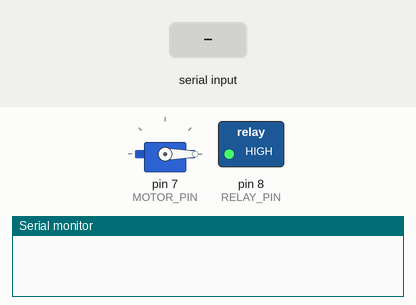
Simulated run of this sketch. Board: Arduino Uno, built with avr-gcc and run on an emulated ATmega328P. Shown: servo, switched loads named in the sketch (green lamp = pin HIGH), the last lines printed to the serial monitor. The test bench sets the inputs (shaded band).

Above: at 1.2 s.
1.3 s: "L" received over the second serial link
At 2.0 s:
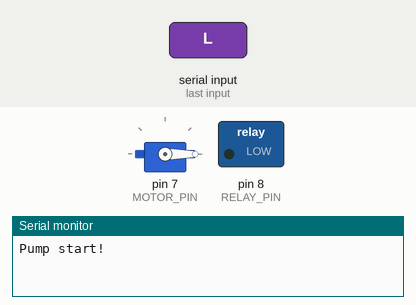
2.8 s: "A" received over the second serial link
At 3.1 s:
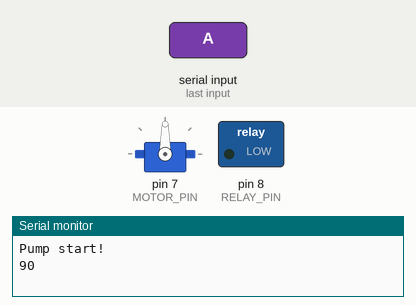
4.3 s: "H" received over the second serial link
At 5.5 s:
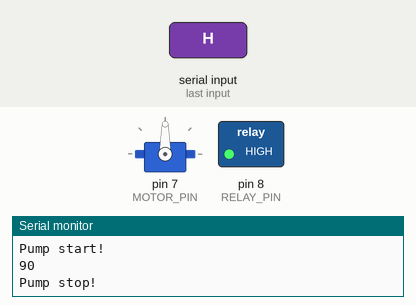
5.8 s: "B" received over the second serial link
At 6.6 s:
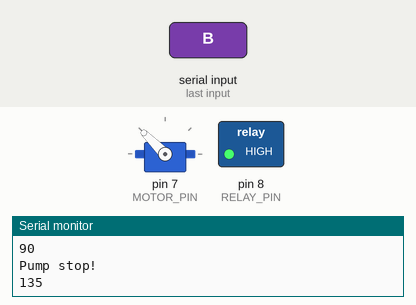
7.3 s: "C" received over the second serial link
At 7.8 s:
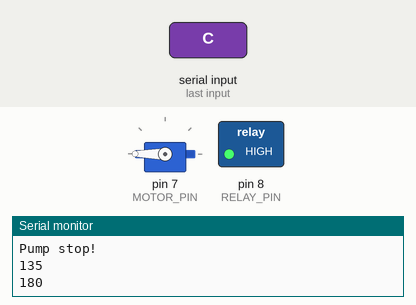
8.8 s: "D" received over the second serial link
At 10.1 s:
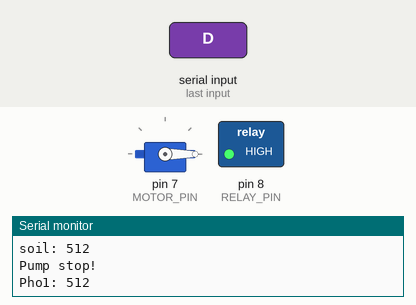
Timing chart, 0 to 11.8 s (numbered marks = the images above; inputs shaded):
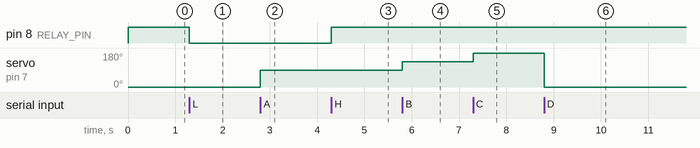

The sketch:

ocean.ino
```cpp
#include <Servo.h>
#include <SoftwareSerial.h>

#define RXp 11
#define TXp 10
#define MOTOR_PIN 7
#define RELAY_PIN 8
#define SOIL_SENSOR A4
#define DELAY_TIME 10000
#define MOISTURE_THRESHOLD 600

SoftwareSerial mySerial(RXp, TXp);
Servo myservo;

int CDS_Pins[] = {A0, A1, A2, A3};
int CDS_Values[4] = {0};
char command;

void setup() {
  Serial.begin(115200);
  mySerial.begin(9600);

  for(int i = 0; i < 4; i++) {
    pinMode(CDS_Pins[i], INPUT);
  }
  pinMode(SOIL_SENSOR, INPUT);
  pinMode(RELAY_PIN, OUTPUT);

  myservo.attach(MOTOR_PIN);
  myservo.write(0);
  digitalWrite(RELAY_PIN, HIGH);
}

void loop() {
  if (mySerial.available() > 0) {
    command = mySerial.read();
    //Serial.println(command);
    handleCommand(command);
  } else {
    static unsigned long lastMillis = 0;
    if (millis() - lastMillis >= DELAY_TIME) {
      autoPump();
      motorPhotoControl();
      mySerial.println("=====================");
      Serial.println("=====================");
      lastMillis = millis();
    }
  }
}

void handleCommand(char command) {
  switch (command) {
    case 'L':
      Serial.println("Pump start!");
      digitalWrite(RELAY_PIN, LOW);
      break;
    case 'H':
      Serial.println("Pump stop!");
      digitalWrite(RELAY_PIN, HIGH);
      break;
    case 'A':
      myservo.write(90);
      Serial.println("90");
      break;
    case 'B':
      myservo.write(135);
      Serial.println("135");
      break;
    case 'C':
      myservo.write(180);
      Serial.println("180");
      break;
    case 'D':
      myservo.write(0);
      Serial.println("0");
      break;
  }
  delay(15);
}

void autoPump() {
  int soilVal = analogRead(SOIL_SENSOR);
  mySerial.print("soil");
  mySerial.print(": ");
  mySerial.println(soilVal);
  Serial.print("soil");
  Serial.print(": ");
  Serial.println(soilVal);
  if (soilVal < MOISTURE_THRESHOLD) {
     mySerial.println("Pump stop!");
     Serial.println("Pump stop!");
    digitalWrite(RELAY_PIN, HIGH);
  } else {
    digitalWrite(RELAY_PIN, LOW);
    mySerial.println("Pump start!");
    Serial.println("Pump start!");
  }
  delay(1);
}

void motorPhotoControl() {
  for (int i = 0; i < 4; i++) {
    CDS_Values[i] = analogRead(CDS_Pins[i]);
    mySerial.print("Pho");
    mySerial.print(i + 1);
    mySerial.print(": ");
    mySerial.println(CDS_Values[i]);
    Serial.print("Pho");
    Serial.print(i + 1);
    Serial.print(": ");
    Serial.println(CDS_Values[i]);
    delay(500);
  }

  if (CDS_Values[2] < min(CDS_Values[0], min(CDS_Values[1], CDS_Values[3]))) {
    myservo.write(90);
  } else if (CDS_Values[1] < min(CDS_Values[0], min(CDS_Values[2], CDS_Values[3]))) {
    myservo.write(135);
  } else if (CDS_Values[3] < min(CDS_Values[0], min(CDS_Values[2], CDS_Values[1]))) {
    myservo.write(45);
  } else if (CDS_Values[4] < min(CDS_Values[1], min(CDS_Values[2], CDS_Values[3]))) {
    myservo.write(180);
  }
}
```

Measured:
- after the input at 1.3 s, pin 8 (RELAY_PIN): HIGH → LOW at once
- after the input at 2.8 s, servo on pin 7 (MOTOR_PIN): 0° → 90° at once
- after the input at 4.3 s, pin 8 (RELAY_PIN): LOW → HIGH at once
- after the input at 5.8 s, servo on pin 7 (MOTOR_PIN): 90° → 135° at once
- after the input at 7.3 s, servo on pin 7 (MOTOR_PIN): 135° → 180° at once
- after the input at 8.8 s, servo on pin 7 (MOTOR_PIN): 180° → 0° at once
